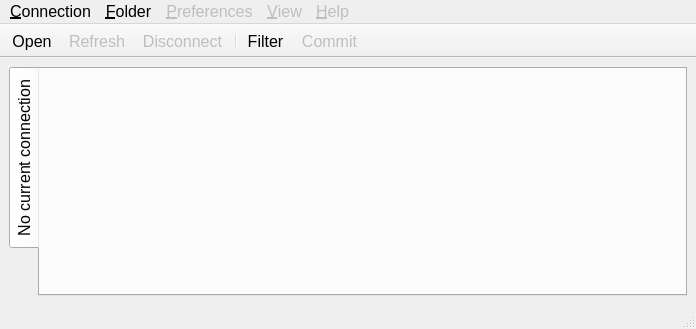
<ui version="4.0" >
 <class>MainWindow_BASE</class>
 <widget class="QMainWindow" name="MainWindow_BASE" >
  <property name="geometry" >
   <rect>
    <x>0</x>
    <y>0</y>
    <width>696</width>
    <height>329</height>
   </rect>
  </property>
  <property name="minimumSize" >
   <size>
    <width>696</width>
    <height>0</height>
   </size>
  </property>
  <property name="font" >
   <font>
    <pointsize>12</pointsize>
    <stylestrategy>PreferDefault</stylestrategy>
   </font>
  </property>
  <property name="windowTitle" >
   <string>ACE - A COOL Editor</string>
  </property>
  <property name="dockOptions" >
   <set>QMainWindow::AllowNestedDocks|QMainWindow::AllowTabbedDocks|QMainWindow::AnimatedDocks</set>
  </property>
  <widget class="QWidget" name="centralwidget" >
   <layout class="QVBoxLayout" >
    <item>
     <widget class="QTabWidget" name="tabWidget_Connections" >
      <property name="sizePolicy" >
       <sizepolicy vsizetype="Expanding" hsizetype="MinimumExpanding" >
        <horstretch>0</horstretch>
        <verstretch>0</verstretch>
       </sizepolicy>
      </property>
      <property name="minimumSize" >
       <size>
        <width>250</width>
        <height>0</height>
       </size>
      </property>
      <property name="tabPosition" >
       <enum>QTabWidget::West</enum>
      </property>
      <property name="currentIndex" >
       <number>0</number>
      </property>
      <widget class="QWidget" name="tab" >
       <attribute name="title" >
        <string>No current connection</string>
       </attribute>
      </widget>
     </widget>
    </item>
   </layout>
  </widget>
  <widget class="QMenuBar" name="menubar" >
   <property name="geometry" >
    <rect>
     <x>0</x>
     <y>0</y>
     <width>696</width>
     <height>22</height>
    </rect>
   </property>
   <widget class="QMenu" name="menu_Connection" >
    <property name="title" >
     <string>&amp;Connection</string>
    </property>
    <addaction name="action_ConnectionOpen" />
    <addaction name="action_ConnectionDisconnect" />
    <addaction name="separator" />
    <addaction name="action_ConnectionProperties" />
    <addaction name="action_ConnectionRefresh" />
    <addaction name="separator" />
    <addaction name="action_ConnectionQuit" />
   </widget>
   <widget class="QMenu" name="menu_Folder" >
    <property name="enabled" >
     <bool>true</bool>
    </property>
    <property name="title" >
     <string>&amp;Folder</string>
    </property>
    <addaction name="action_FolderNew" />
    <addaction name="action_FolderCopy" />
    <addaction name="action_FolderDelete" />
    <addaction name="separator" />
    <addaction name="action_FolderProperties" />
    <addaction name="action_FolderCommit" />
    <addaction name="action_FolderCommitAll" />
    <addaction name="separator" />
    <addaction name="action_FolderFilter" />
   </widget>
   <widget class="QMenu" name="menu_Preferences" >
    <property name="enabled" >
     <bool>false</bool>
    </property>
    <property name="title" >
     <string>&amp;Preferences</string>
    </property>
   </widget>
   <widget class="QMenu" name="menu_Help" >
    <property name="enabled" >
     <bool>false</bool>
    </property>
    <property name="windowTitle" >
     <string>COOL Editor</string>
    </property>
    <property name="title" >
     <string>&amp;Help</string>
    </property>
    <addaction name="actionAbout" />
   </widget>
   <widget class="QMenu" name="menu_View" >
    <property name="enabled" >
     <bool>false</bool>
    </property>
    <property name="title" >
     <string>&amp;View</string>
    </property>
   </widget>
   <addaction name="menu_Connection" />
   <addaction name="menu_Folder" />
   <addaction name="menu_Preferences" />
   <addaction name="menu_View" />
   <addaction name="menu_Help" />
  </widget>
  <widget class="QStatusBar" name="statusbar" />
  <widget class="QToolBar" name="toolBar" >
   <property name="enabled" >
    <bool>true</bool>
   </property>
   <property name="windowTitle" >
    <string>toolBar</string>
   </property>
   <property name="movable" >
    <bool>false</bool>
   </property>
   <property name="toolButtonStyle" >
    <enum>Qt::ToolButtonTextUnderIcon</enum>
   </property>
   <property name="floatable" >
    <bool>false</bool>
   </property>
   <attribute name="toolBarArea" >
    <enum>TopToolBarArea</enum>
   </attribute>
   <attribute name="toolBarBreak" >
    <bool>false</bool>
   </attribute>
   <addaction name="action_ConnectionOpen" />
   <addaction name="action_ConnectionRefresh" />
   <addaction name="action_ConnectionDisconnect" />
   <addaction name="separator" />
   <addaction name="action_FolderFilter" />
   <addaction name="action_FolderCommit" />
  </widget>
  <action name="action_ConnectionOpen" >
   <property name="icon" >
    <iconset resource="../icons.qrc" >:/action_icons/icons/network_online.png</iconset>
   </property>
   <property name="text" >
    <string>&amp;Open</string>
   </property>
  </action>
  <action name="action_ConnectionCopy" >
   <property name="enabled" >
    <bool>false</bool>
   </property>
   <property name="text" >
    <string>Copy</string>
   </property>
  </action>
  <action name="action_ConnectionProperties" >
   <property name="enabled" >
    <bool>false</bool>
   </property>
   <property name="icon" >
    <iconset resource="../icons.qrc" >:/action_icons/icons/control_panel.png</iconset>
   </property>
   <property name="text" >
    <string>Properties</string>
   </property>
   <property name="visible" >
    <bool>false</bool>
   </property>
  </action>
  <action name="action_ConnectionDisconnect" >
   <property name="enabled" >
    <bool>false</bool>
   </property>
   <property name="icon" >
    <iconset resource="../icons.qrc" >:/action_icons/icons/network_offline.png</iconset>
   </property>
   <property name="text" >
    <string>Disconnect</string>
   </property>
   <property name="visible" >
    <bool>true</bool>
   </property>
  </action>
  <action name="action_ConnectionRefresh" >
   <property name="enabled" >
    <bool>false</bool>
   </property>
   <property name="icon" >
    <iconset resource="../icons.qrc" >:/action_icons/icons/exec.png</iconset>
   </property>
   <property name="text" >
    <string>Refresh</string>
   </property>
   <property name="visible" >
    <bool>false</bool>
   </property>
  </action>
  <action name="action_ConnectionQuit" >
   <property name="icon" >
    <iconset resource="../icons.qrc" >:/action_icons/icons/button_cancel.png</iconset>
   </property>
   <property name="text" >
    <string>Quit</string>
   </property>
  </action>
  <action name="action_FolderNew" >
   <property name="enabled" >
    <bool>false</bool>
   </property>
   <property name="icon" >
    <iconset resource="../icons.qrc" >:/action_icons/icons/folder_edit.png</iconset>
   </property>
   <property name="text" >
    <string>&amp;New</string>
   </property>
   <property name="visible" >
    <bool>false</bool>
   </property>
  </action>
  <action name="action_FolderCopy" >
   <property name="enabled" >
    <bool>false</bool>
   </property>
   <property name="icon" >
    <iconset resource="../icons.qrc" >:/action_icons/icons/folder_documents.png</iconset>
   </property>
   <property name="text" >
    <string>&amp;Copy</string>
   </property>
   <property name="visible" >
    <bool>false</bool>
   </property>
  </action>
  <action name="action_FolderDelete" >
   <property name="enabled" >
    <bool>false</bool>
   </property>
   <property name="icon" >
    <iconset resource="../icons.qrc" >:/action_icons/icons/trash_full.png</iconset>
   </property>
   <property name="text" >
    <string>&amp;Delete</string>
   </property>
   <property name="visible" >
    <bool>false</bool>
   </property>
  </action>
  <action name="action_FolderProperties" >
   <property name="enabled" >
    <bool>false</bool>
   </property>
   <property name="icon" >
    <iconset resource="../icons.qrc" >:/action_icons/icons/folder_properties.png</iconset>
   </property>
   <property name="text" >
    <string>Properties</string>
   </property>
   <property name="visible" >
    <bool>false</bool>
   </property>
  </action>
  <action name="action_FolderFilter" >
   <property name="checkable" >
    <bool>true</bool>
   </property>
   <property name="icon" >
    <iconset resource="../icons.qrc" >:/action_icons/icons/folder_app2.png</iconset>
   </property>
   <property name="text" >
    <string>F&amp;ilter</string>
   </property>
   <property name="toolTip" >
    <string>Toggle most recent entries</string>
   </property>
   <property name="visible" >
    <bool>true</bool>
   </property>
  </action>
  <action name="action_FolderCommit" >
   <property name="enabled" >
    <bool>false</bool>
   </property>
   <property name="icon" >
    <iconset resource="../icons.qrc" >:/action_icons/icons/button_ok.png</iconset>
   </property>
   <property name="text" >
    <string>Commit</string>
   </property>
  </action>
  <action name="action_FolderCommitAll" >
   <property name="enabled" >
    <bool>false</bool>
   </property>
   <property name="text" >
    <string>Commit All</string>
   </property>
   <property name="visible" >
    <bool>true</bool>
   </property>
  </action>
  <action name="actionAbout" >
   <property name="enabled" >
    <bool>false</bool>
   </property>
   <property name="text" >
    <string>About</string>
   </property>
  </action>
 </widget>
 <resources>
  <include location="../icons.qrc" />
 </resources>
 <connections>
  <connection>
   <sender>action_ConnectionQuit</sender>
   <signal>triggered()</signal>
   <receiver>MainWindow_BASE</receiver>
   <slot>close()</slot>
   <hints>
    <hint type="sourcelabel" >
     <x>-1</x>
     <y>-1</y>
    </hint>
    <hint type="destinationlabel" >
     <x>347</x>
     <y>182</y>
    </hint>
   </hints>
  </connection>
 </connections>
</ui>
